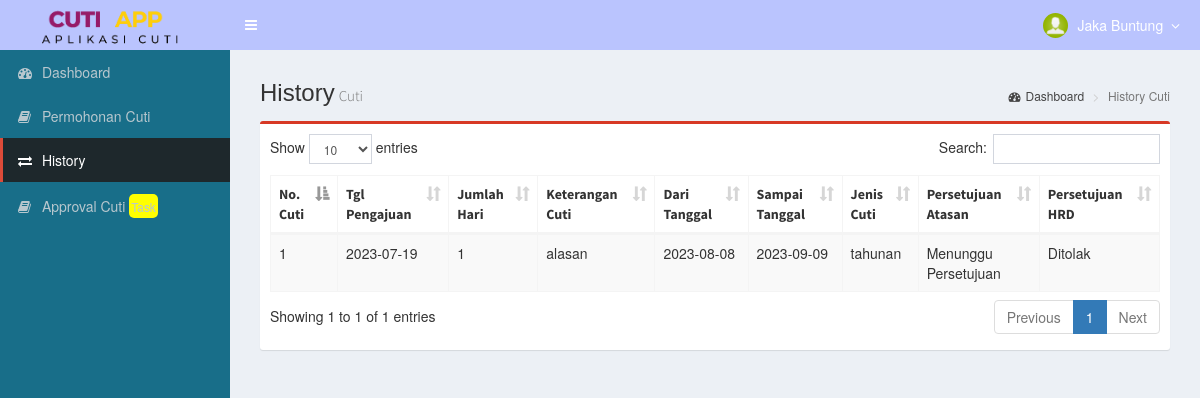
Screenshot of /home-pegawai.php?page=history-cuti-pegawai (signed in) with the database file from the repository.
### tables this page shows
CREATE TABLE `tb_cuti` (
  `id` int NOT NULL,
  `nik` varchar(10) NOT NULL,
  `jenis_cuti` varchar(255) NOT NULL,
  `mulai` date NOT NULL,
  `selesai` date NOT NULL,
  `lama` int NOT NULL,
  `alasan` text NOT NULL,
  `depApproval` tinyint(1) DEFAULT '0',
  `depApproval_at` timestamp NULL DEFAULT NULL,
  `sdmApproval` tinyint(1) DEFAULT '0',
  `sdmApproval_at` timestamp NULL DEFAULT NULL,
  `soft_delete` tinyint(1) DEFAULT NULL,
  `created_at` timestamp NOT NULL DEFAULT CURRENT_TIMESTAMP,
  `updated_at` timestamp NOT NULL DEFAULT CURRENT_TIMESTAMP ON UPDATE CURRENT_TIMESTAMP
);

### pages/transaksi/history-cuti-pegawai.php (the view, shortened to what this page needs)
<section class="content-header">
  <h1>History<small>Cuti</small></h1>
  <ol class="breadcrumb">
    <li><a href="home-pegawai.php"><i class="fa fa-dashboard"></i>Dashboard</a></li>
    <li class="active">History Cuti</li>
  </ol>
</section>
<section class="content">
  <div class="row">
    <div class="col-md-12">
      <div class="box box-primary">
        <div class="box-body" style="overflow-x: auto;">
          <div>
          </div>
          <table id="example1" class="table table-bordered table-striped">
            <thead>
              <tr>
                <th>No. Cuti</th>
                <th>Tgl Pengajuan</th>
                <th>Jumlah Hari</th>
                <th>Keterangan Cuti</th>
                <th>Dari Tanggal</th>
                <th>Sampai Tanggal</th>
                <th>Jenis Cuti</th>
                <th>Persetujuan Atasan</th>
                <th>Persetujuan HRD</th>
              </tr>
            </thead>
            <tbody>
              <?php
              include './dist/koneksi.php';
              $dataCuti = mysqli_query($con, "SELECT * FROM tb_cuti WHERE nik='$_SESSION[nik]'");
              $no = 1;
              while ($row = mysqli_fetch_assoc($dataCuti)) {
                $timestamp = strtotime($row['created_at']);
                $date = date("Y-m-d", $timestamp);
                $dep = ($row['depApproval'] === '1') ? 'Disetujui' : (($row['depApproval'] === '0') ? 'Ditolak' : 'Menunggu Persetujuan');
                $sdm = ($row['sdmApproval'] === '1') ? 'Disetujui' : (($row['sdmApproval'] === '0') ? 'Ditolak' : 'Menunggu Persetujuan')
              ?>
                <tr>
                  <td><?= $no++ ?></td>
                  <td><?= $date ?></td>
                  <td><?= $row['lama'] ?></td>
                  <td><?= $row['alasan'] ?></td>
                  <td><?= $row['mulai'] ?></td>
                  <td><?= $row['selesai'] ?></td>
                  <td><?= $row['jenis_cuti'] ?></td>
                  <td><?= $dep ?></td>
                  <td><?= $sdm ?></td>
                </tr>
              <?php
              } ?>
            </tbody>
          </table>
        </div>
      </div>
    </div>
  </div>
</section>

### rows the page displays
tb_cuti: created_at "2023-07-19", lama "1", alasan "alasan", mulai "2023-08-08", selesai "2023-09-09", jenis_cuti "tahunan", depApproval "Menunggu Persetujuan", sdmApproval "Ditolak"

### other values shown
$_SESSION['nama_peg'] "Jaka Buntung"
